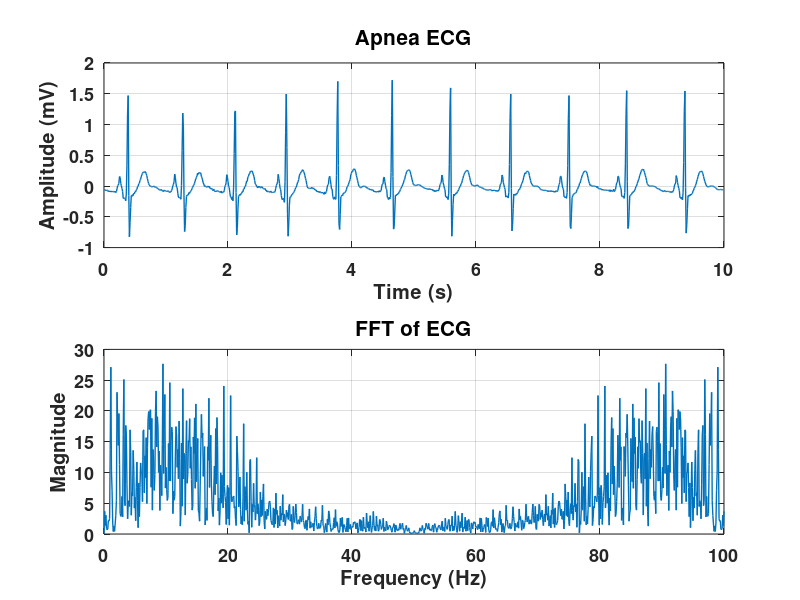
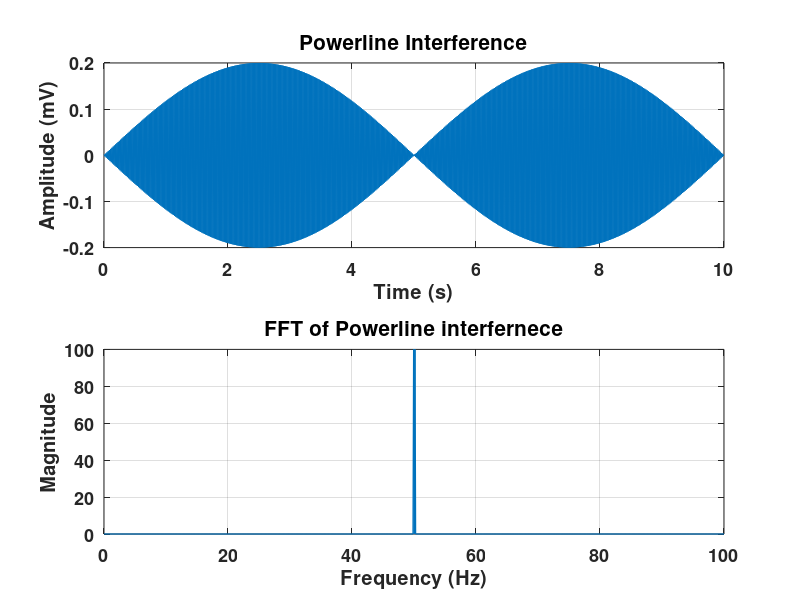
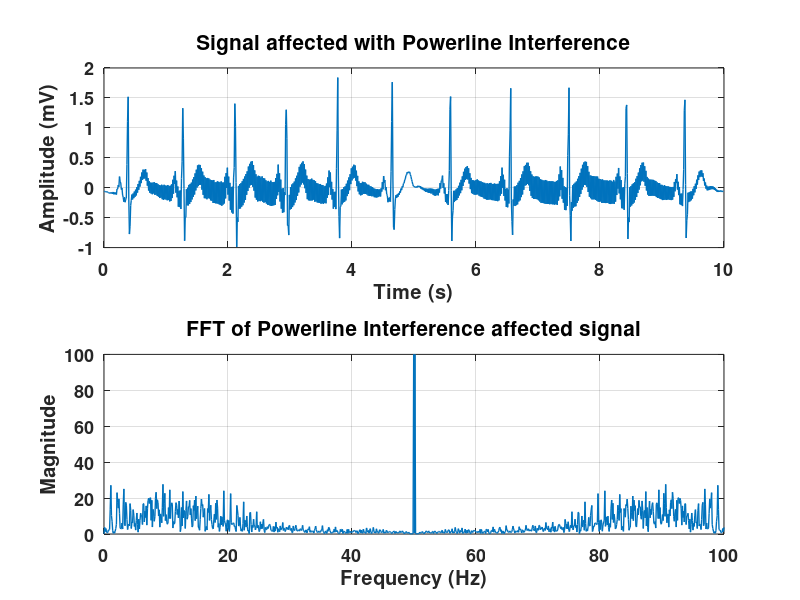

MATLAB code to generate these figures, in order: (Note: this script raises an error after producing the figures.)
clc;
close all; 
clear;

fs = 100;
t=0:(1/fs):10-(1/fs);
f = linspace(0, fs, 1000);
load('a01m');

figure(1);

subplot(2, 1, 1);
x = val(:,:);
x = x/200;
plot(t, x, 'linewidth', 1);
set(gca, 'fontsize', 13, 'fontweight', 'bold');
title('Apnea ECG', 'fontsize', 15);
xlabel('Time (s)');
ylabel('Amplitude (mV)');
grid on;

subplot(2, 1, 2);
fftx = abs(fft(x));
plot(f, fftx, 'linewidth', 1);
set(gca, 'fontsize', 13, 'fontweight', 'bold');
title('FFT of ECG', 'fontsize', 15);
xlabel('Frequency (Hz)');
ylabel('Magnitude');
grid on;

figure(2);

subplot(2, 1, 1);
noise_powerline = 0.2*sin(2*pi*49.9*t);
plot(t, noise_powerline, 'linewidth', 1);
set(gca, 'fontsize', 13, 'fontweight', 'bold');
title('Powerline Interference', 'fontsize', 15);
xlabel('Time (s)');
ylabel('Amplitude (mV)');
grid on;

subplot(2, 1, 2);
plot(f, abs(fft(noise_powerline)), 'linewidth', 1);
set(gca, 'fontsize', 13, 'fontweight', 'bold');
title('FFT of Powerline interfernece', 'fontsize', 15);
xlabel('Frequency (Hz)');
ylabel('Magnitude');
grid on;

figure(3);

subplot(2, 1, 1);
powerline_affected_ecg = x + noise_powerline;
plot(t, powerline_affected_ecg, 'linewidth', 1);
set(gca, 'fontsize', 13, 'fontweight', 'bold');
title('Signal affected with Powerline Interference', 'fontsize', 15);
xlabel('Time (s)');
ylabel('Amplitude (mV)');
grid on;

subplot(2, 1, 2);
plot(f, abs(fft(powerline_affected_ecg)), 'linewidth', 1);
set(gca, 'fontsize', 13, 'fontweight', 'bold');
title('FFT of Powerline Interference affected signal', 'fontsize', 15);
xlabel('Frequency (Hz)');
ylabel('Magnitude');
grid on;

figure(4);
x_filtered = filter(cheby2_lpf, powerline_affected_ecg);

subplot(2, 1, 1);
plot(t, x_filtered, 'linewidth', 1);
set(gca, 'fontsize', 13, 'fontweight', 'bold');
title('Signal with Powerline Interference filtered', 'fontsize', 15);
xlabel('Time (s)');
ylabel('Amplitude (mV)');
grid on;

subplot(2, 1, 2);
plot(f, abs(fft(x_filtered)), 'linewidth', 1);
set(gca, 'fontsize', 13, 'fontweight', 'bold');
title('FFT of Filtered signal', 'fontsize', 15);
xlabel('Frequency (Hz)');
ylabel('Magnitude');
grid on;

figure(5);

subplot(2, 1, 1);
noise_baseline = 0.5*sin(2*pi*0.5*t);
baseline_affected_ecg = x + noise_baseline;
plot(t, baseline_affected_ecg, 'linewidth', 1);
set(gca, 'fontsize', 13, 'fontweight', 'bold');
title('Signal affected with Baseline Wander', 'fontsize', 15);
xlabel('Time (s)');
ylabel('Amplitude (mV)');
grid on;

subplot(2, 1, 2);
plot(f, abs(fft(baseline_affected_ecg)), 'linewidth', 1);
set(gca, 'fontsize', 13, 'fontweight', 'bold');
title('FFT of Baseline Wander affected signal', 'fontsize', 15);
xlabel('Frequency (Hz)');
ylabel('Magnitude');
grid on;

figure(6);
x_filtered = filter(cheby2_hpf, baseline_affected_ecg);

subplot(2, 1, 1);
plot(t, x_filtered, 'linewidth', 1);
set(gca, 'fontsize', 13, 'fontweight', 'bold');
title('Signal with Baseline Wander filtered', 'fontsize', 15);
xlabel('Time (s)');
ylabel('Amplitude (mV)');
grid on;

subplot(2, 1, 2);
plot(f, abs(fft(x_filtered)), 'linewidth', 1);
set(gca, 'fontsize', 13, 'fontweight', 'bold');
title('FFT of Filtered signal', 'fontsize', 15);
xlabel('Frequency (Hz)');
ylabel('Magnitude');
grid on;

